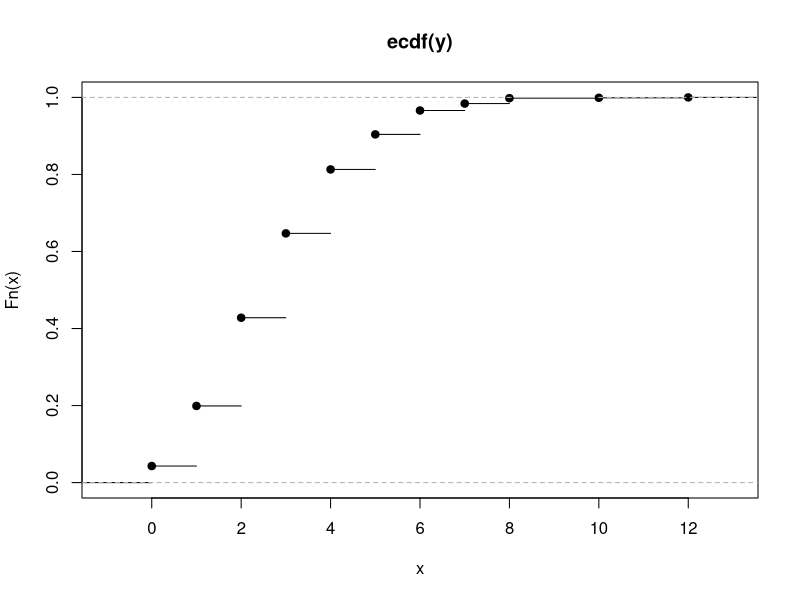
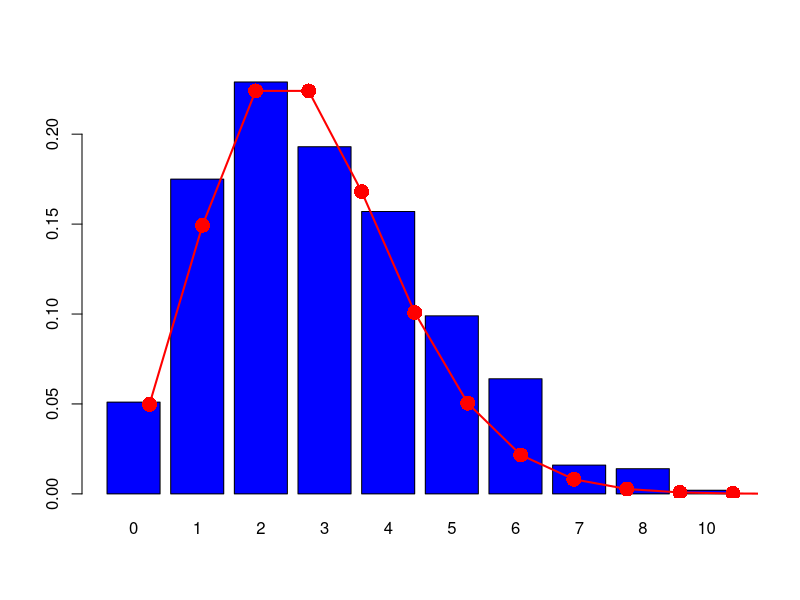
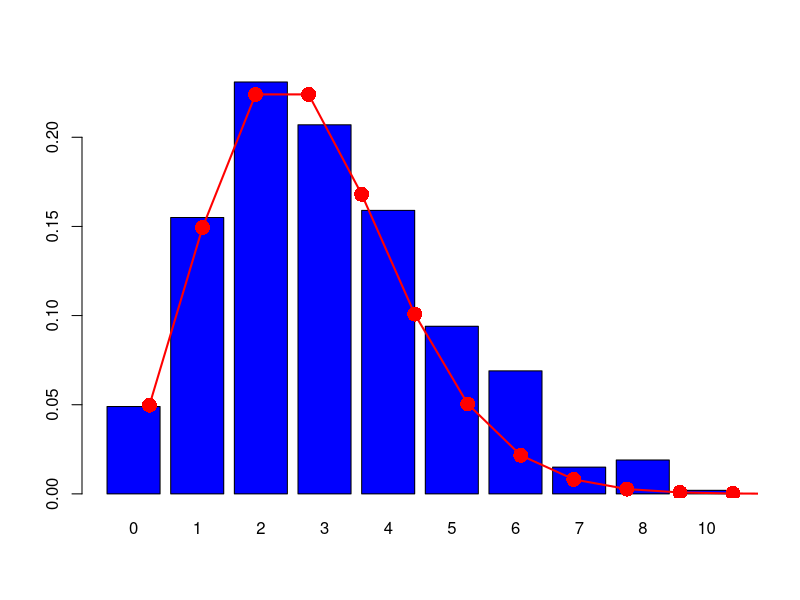
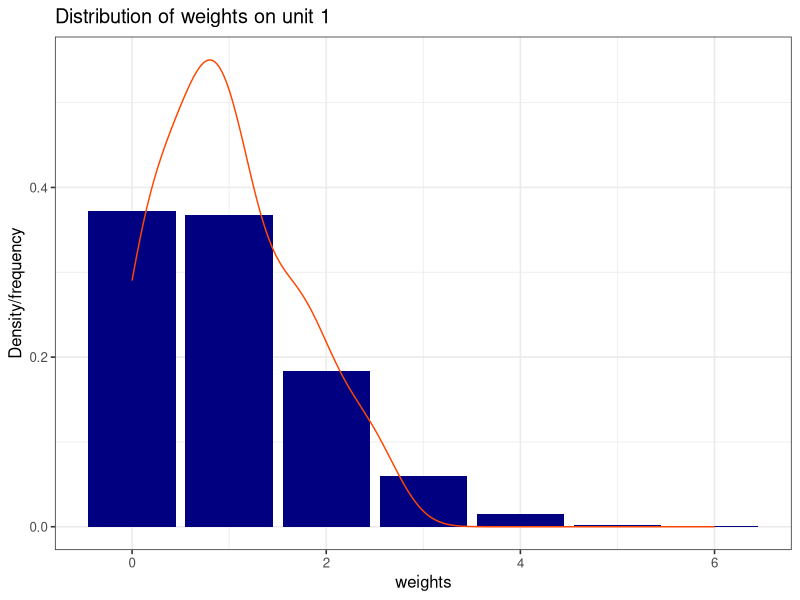

Write R code to recreate these figures, in order.
rm(list=ls())
library(ggplot2)
## A short note on bootstraping 


## The basic bootstrap is justified based on
## the ecdf and how well it matches the CDF
set.seed(1)
y <- rpois(1000, lambda=3)
plot(ecdf(y))


## Because the ECDF is a type of CDF, we can use 
## inverse uniform sampling 
U <- runif(1000)
y2 <- quantile(y, probs=U, type=1)
barplot(table(y2)/1000, col="blue")
points(dpois(seq(0, 20,by=1), lambda=3), col="red", pch=16, cex=2)
lines(dpois(seq(0, 20,by=1), lambda=3), col="red", lwd=2)

## Which is just a convoluted way of 
## using sample with replacement
y3 <- sample(y, size=1000, replace=TRUE)
barplot(table(y3)/1000, col="blue")
points(dpois(seq(0, 20,by=1), lambda=3), col="red", pch=16, cex=2)
lines(dpois(seq(0, 20,by=1), lambda=3), col="red", lwd=2)


####### Bayesian bootstrap ##### 
##  First I want to convince you that the 
## Dirchelet is a reasonable, continuous approx
## for the multinomial distribution
N <- 50
B <- 10000

## draw a bunch of samples. Each row is a sample 
multinomial <- matrix(sample(1:N, size=N*B, replace=TRUE), nrow=B)
m1 <- rowSums(multinomial==1) 

## The continous version of the same thing
gamma11 <-  matrix(rexp(N*B), nrow=B)
dircihlet <- gamma11/rowSums(gamma11)
d1 <- dircihlet[1,]*N 

ggplot()+
  geom_bar(aes(x=m1, y=after_stat(prop)), fill="navyblue")+
  geom_density(aes(x=d1), color="orangered")+
  ggtitle("Distribution of weights on unit 1")+
  xlab("weights")+
  theme_bw(12)+
  ylab("Density/frequency")




## And we can see that either method gives us
## a correct approximation of the variance of the 
## sample mean for y (3/1000) = 0.003

boot <- replicate(50, {
  mean(y[sample(1:1000, size=1000, replace=TRUE)])
})
var(boot)

bboot <- replicate(50, {
  w <- rexp(1000)
  w <- w/sum(w)
  weighted.mean(y, w=w*1000)
})
var(bboot)

